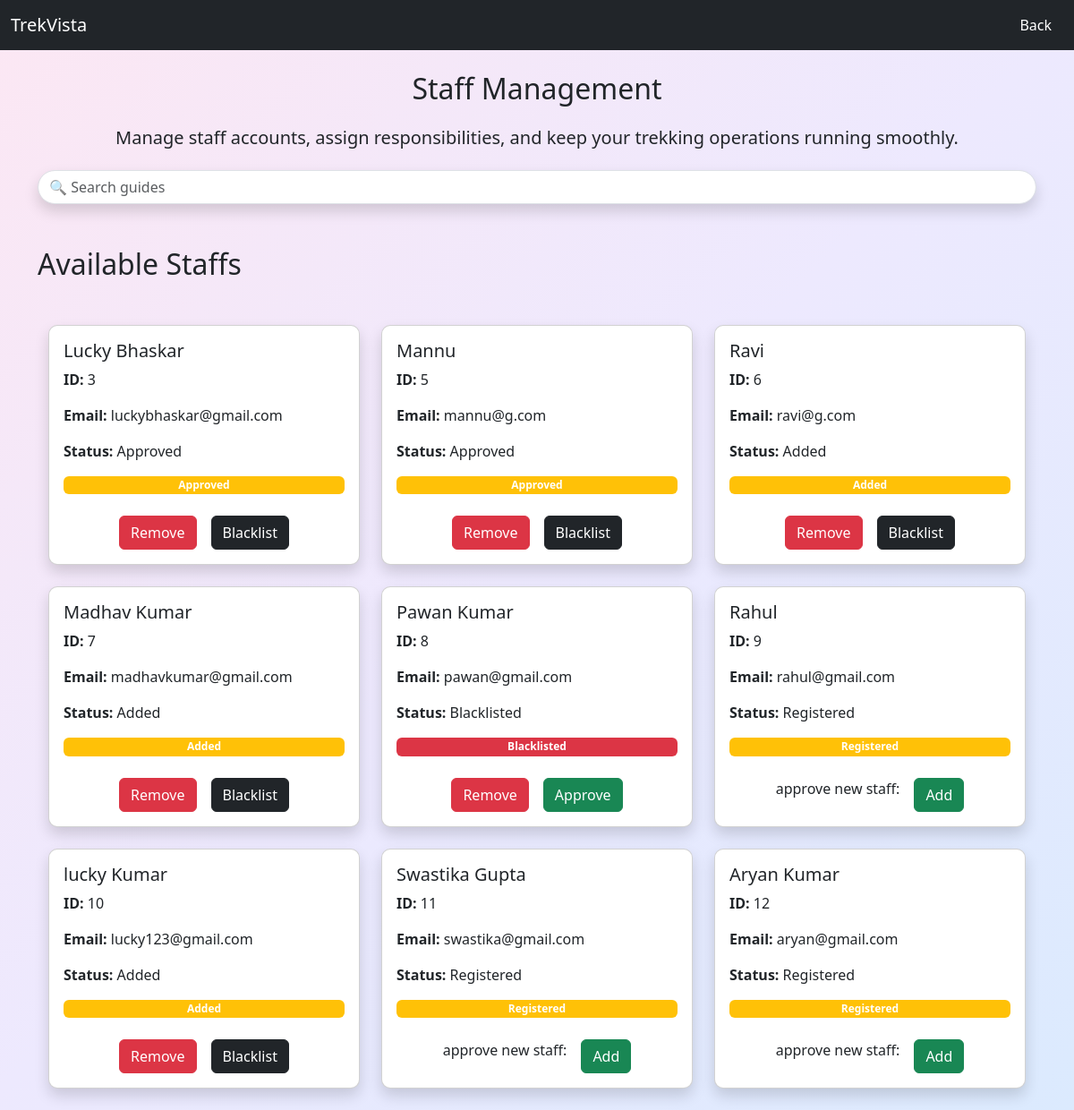
The app's page /admin/staff (signed in) with its own data.
### application/model.py (models this page shows)
class Staff(db.Model):
    staff_id=db.Column(db.Integer,primary_key=True)
    staff_name = db.Column(db.String, nullable = False)
    contact_details=db.Column(db.String(15))
    status=db.Column(db.String,default="Registered" )
    email = db.Column(db.String(100), unique=True,nullable = False)
    password = db.Column(db.String(100), nullable=False)
    is_added = db.Column(db.Boolean, default=False)
    is_blacklisted = db.Column(db.Boolean, default=False)
    treks=db.relationship("Trek",backref="staff")

### application/routes.py (the view)
@app.route("/admin/staff")
def admin_staff():
    if "admin_id" not in session:
        return redirect("/admin_login")
    search = request.args.get("search", "")
    if search:
        staff = Staff.query.filter(
            or_(
                Staff.staff_name.ilike(f"%{search}%"),
                Staff.staff_id == int(search) if search.isdigit() else False
            )
        ).all()
    else:
        staff = Staff.query.all()
    return render_template(
        "admin/staff.html",
        staff=staff,
        search=search
    )

### templates/Admin/staff.html (shortened to what this page needs)
<!DOCTYPE html>
<html lang="en">
<head>
    <link href="https://cdn.jsdelivr.net/npm/bootstrap@5.3.8/dist/css/bootstrap.min.css" rel="stylesheet">
</head>
<body>
<nav class="navbar navbar-expand-lg navbar-dark bg-dark">
    <div class="container-fluid">
        <a class="navbar-brand">TrekVista</a>
        <div ms-auto>
        <a href="/admin_dashboard" class="btn text-white">Back</a>
            </div>
    </div>
</nav>
<div class="container mt-4">
   <h2 class="mb-4 text-center">Staff Management</h2>
   <h5 class="text-center">Manage staff accounts, assign responsibilities, and keep your trekking operations running smoothly.</h5>
   <form class="d-flex justify-content-center mt-4" method="GET">
    <input
        class="form-control w-100 rounded-pill shadow"
        type="search"
        name="search"
        value="{{ search }}"
        placeholder="🔍 Search guides"
    >
</form>
<br>
<br>
{% if search %}
<div>
<h2 class="mb-4">Search Results for "{{ search }}"</h2>
</div>
{% else %}
<div>
<h2 class="mb-4">Available Staffs</h2>
</div>
{% endif %}
<br>
<div class="container">
    <div class="row">
        {% for s in staff %}
        <div class="col-md-4 mb-4">
            <div class="card shadow p-3">
                <h5>{{ s.staff_name }}</h5>
                <p><strong>ID:</strong> {{ s.staff_id }}</p>
                <p><strong>Email:</strong> {{ s.email }}</p>
                <p><strong>Status:</strong> {{ s.status }}</p>
                {% if s.is_blacklisted %}
                    <span class="badge bg-danger">Blacklisted</span>
                {% else %}
                    <span class="badge bg-warning">{{s.status}}</span>
                {% endif %}
                <br>
                <div class="d-flex justify-content-center gap-3">
                    {% if not s.is_added %}
                        approve new staff:
                        <a href="/admin/staff/added/{{ s.staff_id }}"
                           class="btn btn-success">
                            Add
                        </a>
                    {% else %}
                        <a href="/admin/staff/remove/{{ s.staff_id }}"
                           class="btn btn-danger">
                            Remove
                        </a>
                        {% if not s.is_blacklisted %}
                        <a href="/admin/staff/blacklist/{{ s.staff_id }}"
                           class="btn btn-dark">
                            Blacklist
                        </a>
                        {% else %}
                        <a href="/admin/staff/approve/{{ s.staff_id }}"
                           class="btn btn-success">
                            Approve
                        </a>
                            {% endif %}
                    {% endif %}
                </div>
            </div>
        </div>
        {% endfor %}
    </div>
</div>
</body>
</html>

### templates/Admin/staff.html (style rules this page uses)
body { background: linear-gradient( 135deg, #fce7f3, #ede9fe, #dbeafe) }
.card { border-radius: 10px; }

### records on screen
Staff: staff_name "Lucky Bhaskar", staff_id "3", email "luckybhaskar@gmail.com", status "Approved"
Staff: staff_name "Mannu", staff_id "5", email "mannu@g.com", status "Approved"
Staff: staff_name "Ravi", staff_id "6", email "ravi@g.com", status "Added"
Staff: staff_name "Madhav Kumar", staff_id "7", email "madhavkumar@gmail.com", status "Added"
Staff: staff_name "Pawan Kumar", staff_id "8", email "pawan@gmail.com", status "Blacklisted", is_blacklisted "Blacklisted"
Staff: staff_name "Rahul", staff_id "9", email "rahul@gmail.com", status "Registered"
Staff: staff_name "lucky Kumar", staff_id "10", email "lucky123@gmail.com", status "Added"
Staff: staff_name "Swastika Gupta", staff_id "11", email "swastika@gmail.com", status "Registered"
Staff: staff_name "Aryan Kumar", staff_id "12", email "aryan@gmail.com", status "Registered"
